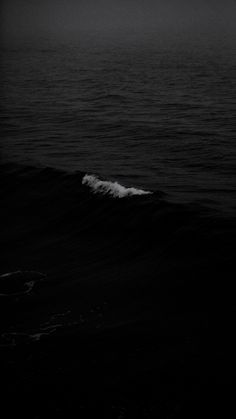
#> input picture HW1/dark_image.jpg, 236 x 419 px, given in place of the camera
$ python hw3.py
#> lines starting #> are read from the running program, lines starting #| are printed output that depends on the picture; after the words box and inside, x2 and y2 are one past the last pixel; in counts of white or black regions, pixels touching at a corner belong together
# Zongyu Wu
# 10/25/2024

import cv2
import numpy as np
import matplotlib.pyplot as plt


vid = cv2.VideoCapture(0)  # should open your webcam
backSub = cv2.createBackgroundSubtractorMOG2()
# _, prev_frame = vid.read()
while True:
    # Get current frame
    _, frame = vid.read()
#> frame is the input picture: shape (419, 236, 3); mean B, G, R 18, 17.8, 17.8

    # Compute difference from previous frame
    diff = backSub.apply(frame)
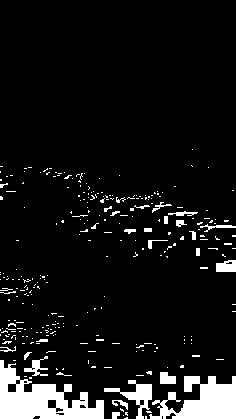
#> diff: shape (419, 236); values 127 (black) and 255 (white), 8.5% white; 287 white regions (259 under 20 px), largest, box (x1, y1, x2, y2) and area: (0, 360, 104, 419) 3066, (149, 376, 236, 419) 2229, (104, 380, 152, 419) 574
    # cv2.imshow("diff", diff)

    # Threshold for binary image
    _, binary = cv2.threshold(diff, 180, 255, cv2.THRESH_BINARY)
    # binary = cv2.adaptiveThreshold(
    #     diff, 255, cv2.ADAPTIVE_THRESH_GAUSSIAN_C, cv2.THRESH_BINARY, 11, 2
    # )
    # cv2.imshow("binary", binary)

    # Dilation and Erode
    kernel = cv2.getStructuringElement(cv2.MORPH_ELLIPSE, (3, 3))
    # Apply erosion
    eroded = cv2.morphologyEx(binary, cv2.MORPH_OPEN, kernel)
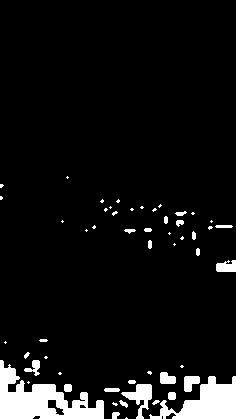
#> eroded: shape (419, 236); 7% white; 54 white regions (29 under 20 px)

    # Get contour from binary image
    contours, hierarchy = cv2.findContours(
        eroded, cv2.RETR_EXTERNAL, cv2.CHAIN_APPROX_SIMPLE
    )
#> contours = 54 contours, 36 with area under 20; largest, box (x1, y1, x2, y2) and area: (0, 360, 104, 419) 2856, (149, 376, 236, 419) 1774, (121, 384, 152, 419) 395, (216, 260, 236, 272) 160, (184, 376, 200, 392) 159

    min_contour_area = 1000  # Define your minimum area threshold
    max_object = 20
    cnts = sorted(contours, key=cv2.contourArea)
#> cnts has the same summary as contours
    # Compute bounding box from contour
    for c in cnts[len(cnts) - max_object :]:
        if cv2.contourArea(c) < min_contour_area:
            continue
        x, y, w, h = cv2.boundingRect(c)
        cv2.rectangle(frame, (x, y), (x + w, y + h), (0, 0, 255), 3)
#> this loop made 20 passes
#> (x, y, w, h) on passes 19 to 20: (149, 376, 87, 43), (0, 360, 104, 59)
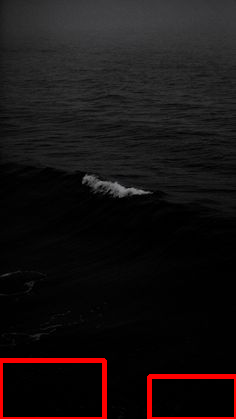
#> frame: shape (419, 236, 3); 2.09% of pixels changed, all inside (x1, y1, x2, y2) = (0, 358, 236, 419)

    cv2.imshow("video", frame)

    if cv2.waitKey(1) & 0xFF == ord("q"):
#> (key q is pressed here)
        break

vid.release()
#> (the run stopped early here; a loop or call above may not have finished)
